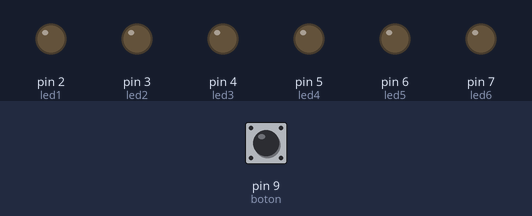
A sketch run on a simulated Arduino Uno, built with avr-gcc and run on an emulated ATmega328P. Parts: output pins drawn as LEDs (lit = HIGH). The inputs (shaded band) are chosen by the test bench; at power-on: pin 9 (boton) LOW.

Above: at 1.2 s.
1.3 s: pin 9 (boton) pulled HIGH for 0.15 s
At 1.37 s:
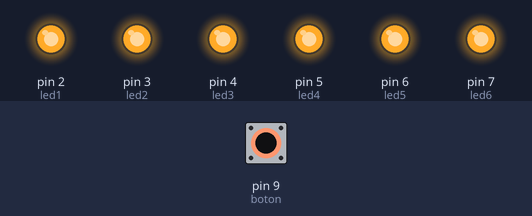
2.9 s: pin 9 (boton) pulled HIGH for 3.2 s
At 7.3 s:
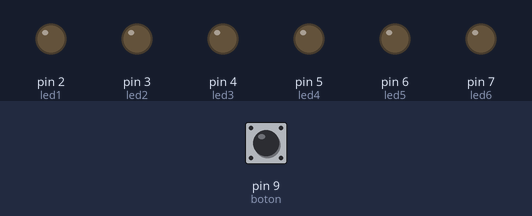
Timing chart, 0 to 8.8 s (numbered marks = the images above; inputs shaded):
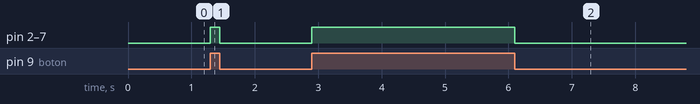

Measured:
- after the input at 1.3 s, pin 2 (led1), pin 3 (led2), pin 4 (led3), pin 5 (led4), pin 6 (led5), pin 7 (led6): LOW → HIGH at once, → LOW 0.15 s later
- after the input at 2.9 s, pin 2 (led1), pin 3 (led2), pin 4 (led3), pin 5 (led4), pin 6 (led5), pin 7 (led6): LOW → HIGH at once, → LOW 3.2 s later

The sketch:

testLed.ino
```cpp
const int led1 = 2;
const int led2 = 3;
const int led3 = 4;
const int led4 = 5;
const int led5 = 6;
const int led6 = 7;

const int boton = 9;

void setup() {
  // put your setup code here, to run once:
  pinMode(led1,OUTPUT);
  pinMode(led2,OUTPUT);
  pinMode(led3,OUTPUT);
  pinMode(led4,OUTPUT);
  pinMode(led5,OUTPUT);
  pinMode(led6,OUTPUT);

  pinMode(boton,INPUT);
}

void loop() {
  if (digitalRead(boton)==1){
    setAllLeds (1);
  }else{
    setAllLeds (0);
  }
}

void setAllLeds (int state){
  digitalWrite (led1,state);
  digitalWrite (led2,state);
  digitalWrite (led3,state);
  digitalWrite (led4,state);
  digitalWrite (led5,state);
  digitalWrite (led6,state);
}
```
